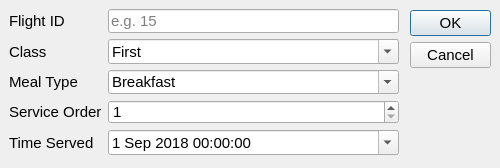
<?xml version="1.0" encoding="UTF-8"?>
<ui version="4.0">
 <class>createMealScheduleDialog</class>
 <widget class="QDialog" name="createMealScheduleDialog">
  <property name="geometry">
   <rect>
    <x>0</x>
    <y>0</y>
    <width>500</width>
    <height>168</height>
   </rect>
  </property>
  <property name="minimumSize">
   <size>
    <width>500</width>
    <height>100</height>
   </size>
  </property>
  <property name="maximumSize">
   <size>
    <width>500</width>
    <height>260</height>
   </size>
  </property>
  <property name="font">
   <font>
    <pointsize>11</pointsize>
   </font>
  </property>
  <property name="windowTitle">
   <string>Dialog</string>
  </property>
  <widget class="QDialogButtonBox" name="buttonBox">
   <property name="geometry">
    <rect>
     <x>410</x>
     <y>10</y>
     <width>81</width>
     <height>111</height>
    </rect>
   </property>
   <property name="orientation">
    <enum>Qt::Vertical</enum>
   </property>
   <property name="standardButtons">
    <set>QDialogButtonBox::Cancel|QDialogButtonBox::Ok</set>
   </property>
   <property name="centerButtons">
    <bool>false</bool>
   </property>
  </widget>
  <widget class="QWidget" name="formLayoutWidget">
   <property name="geometry">
    <rect>
     <x>9</x>
     <y>9</y>
     <width>390</width>
     <height>146</height>
    </rect>
   </property>
   <layout class="QFormLayout" name="formLayout">
    <item row="0" column="0">
     <widget class="QLabel" name="flightIdLabel">
      <property name="toolTip">
       <string extracomment="Enter Flight Number Here (Maximum 3 Numbers)">Enter Flight Number Here (Maximum 3 Numbers)</string>
      </property>
      <property name="text">
       <string>Flight ID</string>
      </property>
     </widget>
    </item>
    <item row="0" column="1">
     <widget class="QLineEdit" name="flightIdLineEdit">
      <property name="toolTip">
       <string/>
      </property>
      <property name="inputMask">
       <string/>
      </property>
      <property name="text">
       <string/>
      </property>
      <property name="maxLength">
       <number>3</number>
      </property>
      <property name="frame">
       <bool>true</bool>
      </property>
      <property name="echoMode">
       <enum>QLineEdit::Normal</enum>
      </property>
      <property name="cursorPosition">
       <number>0</number>
      </property>
      <property name="placeholderText">
       <string extracomment="Enter Flight ID Here">e.g. 15</string>
      </property>
      <property name="cursorMoveStyle">
       <enum>Qt::VisualMoveStyle</enum>
      </property>
     </widget>
    </item>
    <item row="1" column="0">
     <widget class="QLabel" name="classLabel">
      <property name="text">
       <string>Class</string>
      </property>
     </widget>
    </item>
    <item row="1" column="1">
     <widget class="QComboBox" name="classComboBox">
      <property name="editable">
       <bool>true</bool>
      </property>
      <item>
       <property name="text">
        <string>First</string>
       </property>
      </item>
      <item>
       <property name="text">
        <string>Business</string>
       </property>
      </item>
      <item>
       <property name="text">
        <string>Economy</string>
       </property>
      </item>
     </widget>
    </item>
    <item row="2" column="0">
     <widget class="QLabel" name="mealTypeLabel">
      <property name="text">
       <string>Meal Type</string>
      </property>
     </widget>
    </item>
    <item row="2" column="1">
     <widget class="QComboBox" name="mealTypeComboBox">
      <property name="editable">
       <bool>true</bool>
      </property>
      <item>
       <property name="text">
        <string>Breakfast</string>
       </property>
      </item>
      <item>
       <property name="text">
        <string>Lunch</string>
       </property>
      </item>
      <item>
       <property name="text">
        <string>Dinner</string>
       </property>
      </item>
     </widget>
    </item>
    <item row="4" column="0">
     <widget class="QLabel" name="timeServedLabel">
      <property name="text">
       <string>Time Served</string>
      </property>
      <property name="buddy">
       <cstring>timeServedDateTimeEdit</cstring>
      </property>
     </widget>
    </item>
    <item row="4" column="1">
     <widget class="QDateTimeEdit" name="timeServedDateTimeEdit">
      <property name="dateTime">
       <datetime>
        <hour>0</hour>
        <minute>0</minute>
        <second>0</second>
        <year>2018</year>
        <month>9</month>
        <day>1</day>
       </datetime>
      </property>
      <property name="calendarPopup">
       <bool>true</bool>
      </property>
     </widget>
    </item>
    <item row="3" column="0">
     <widget class="QLabel" name="serviceOrderLabel">
      <property name="text">
       <string>Service Order</string>
      </property>
     </widget>
    </item>
    <item row="3" column="1">
     <widget class="QSpinBox" name="serviceOrderSpinBox">
      <property name="minimum">
       <number>1</number>
      </property>
      <property name="maximum">
       <number>9</number>
      </property>
     </widget>
    </item>
   </layout>
  </widget>
 </widget>
 <resources/>
 <connections>
  <connection>
   <sender>buttonBox</sender>
   <signal>accepted()</signal>
   <receiver>createMealScheduleDialog</receiver>
   <slot>accept()</slot>
   <hints>
    <hint type="sourcelabel">
     <x>248</x>
     <y>254</y>
    </hint>
    <hint type="destinationlabel">
     <x>157</x>
     <y>274</y>
    </hint>
   </hints>
  </connection>
  <connection>
   <sender>buttonBox</sender>
   <signal>rejected()</signal>
   <receiver>createMealScheduleDialog</receiver>
   <slot>reject()</slot>
   <hints>
    <hint type="sourcelabel">
     <x>316</x>
     <y>260</y>
    </hint>
    <hint type="destinationlabel">
     <x>286</x>
     <y>274</y>
    </hint>
   </hints>
  </connection>
 </connections>
</ui>
